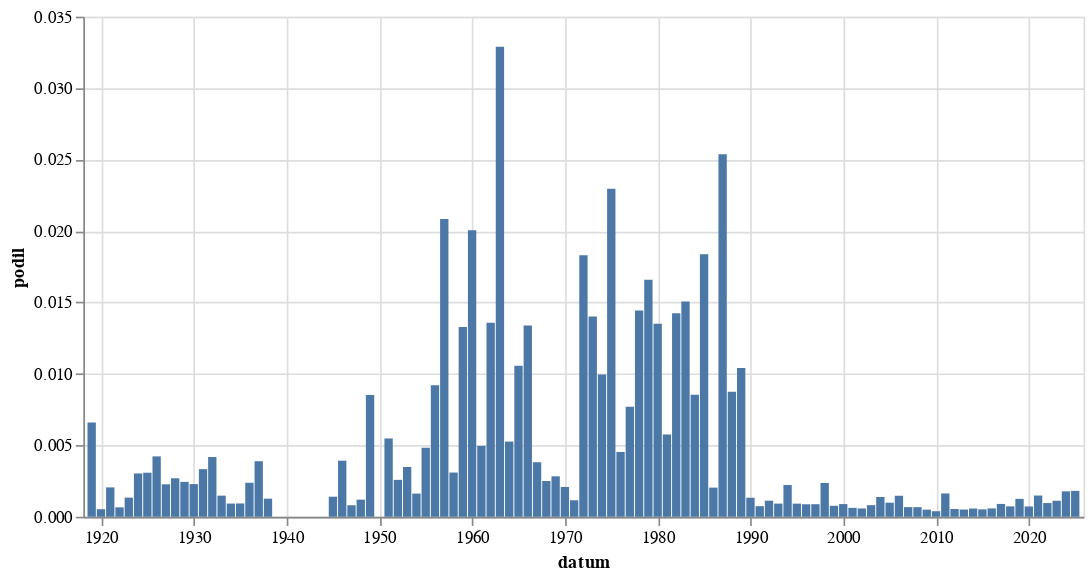

This figure's notebook cell:
### Code cell
alt.Chart(
    hledej(" [Rr]ozvod").to_pandas(),
    width = 600
).mark_bar(
).encode(
    alt.X('datum:T'),
    alt.Y('podil:Q')
)

### Figure 1 — Vega-Lite specification as saved in the notebook (floating-point values rounded to 4 significant figures)
{"config": {"view": {"continuousWidth": 300, "continuousHeight": 300}}, "data": {"name": "data-21daa9e412427886d2814011712668ef"}, "mark": {"type": "bar"}, "encoding": {"x": {"field": "datum", "type": "temporal"}, "y": {"field": "podil", "type": "quantitative"}}, "width": 600, "$schema": "https://vega.github.io/schema/vega-lite/v5.8.0.json", "datasets": {"data-21daa9e412427886d2814011712668ef": [{"datum": "1919-01-01T00:00:00", "text": 26, "text_right": 3946, "podil": 0.006589, "co": " [Rr]ozvod"}, {"datum": "1920-01-01T00:00:00", "text": 3, "text_right": 5656, "podil": 0.0005304, "co": " [Rr]ozvod"}, {"datum": "1921-01-01T00:00:00", "text": 16, "text_right": 7785, "podil": 0.002055, "co": " [Rr]ozvod"}, {"datum": "1922-01-01T00:00:00", "text": 5, "text_right": 7580, "podil": 0.0006596, "co": " [Rr]ozvod"}, {"datum": "1923-01-01T00:00:00", "text": 7, "text_right": 5228, "podil": 0.001339, "co": " [Rr]ozvod"}, {"datum": "1924-01-01T00:00:00", "text": 17, "text_right": 5606, "podil": 0.003032, "co": " [Rr]ozvod"}, {"datum": "1925-01-01T00:00:00", "text": 14, "text_right": 4541, "podil": 0.003083, "co": " [Rr]ozvod"}, {"datum": "1926-01-01T00:00:00", "text": 30, "text_right": 7099, "podil": 0.004226, "co": " [Rr]ozvod"}, {"datum": "1927-01-01T00:00:00", "text": 14, "text_right": 6160, "podil": 0.002273, "co": " [Rr]ozvod"}, {"datum": "1928-01-01T00:00:00", "text": 16, "text_right": 5941, "podil": 0.002693, "co": " [Rr]ozvod"}, {"datum": "1929-01-01T00:00:00", "text": 9, "text_right": 3684, "podil": 0.002443, "co": " [Rr]ozvod"}, {"datum": "1930-01-01T00:00:00", "text": 17, "text_right": 7437, "podil": 0.002286, "co": " [Rr]ozvod"}, {"datum": "1931-01-01T00:00:00", "text": 20, "text_right": 6002, "podil": 0.003332, "co": " [Rr]ozvod"}, {"datum": "1932-01-01T00:00:00", "text": 15, "text_right": 3586, "podil": 0.004183, "co": " [Rr]ozvod"}, {"datum": "1933-01-01T00:00:00", "text": 6, "text_right": 4059, "podil": 0.001478, "co": " [Rr]ozvod"}, {"datum": "1934-01-01T00:00:00", "text": 3, "text_right": 3242, "podil": 0.0009254, "co": " [Rr]ozvod"}, {"datum": "1935-01-01T00:00:00", "text": 3, "text_right": 3221, "podil": 0.0009314, "co": " [Rr]ozvod"}, {"datum": "1936-01-01T00:00:00", "text": 8, "text_right": 3361, "podil": 0.00238, "co": " [Rr]ozvod"}, {"datum": "1937-01-01T00:00:00", "text": 12, "text_right": 3087, "podil": 0.003887, "co": " [Rr]ozvod"}, {"datum": "1938-01-01T00:00:00", "text": 2, "text_right": 1578, "podil": 0.001267, "co": " [Rr]ozvod"}, {"datum": "1945-01-01T00:00:00", "text": 1, "text_right": 712, "podil": 0.001404, "co": " [Rr]ozvod"}, {"datum": "1946-01-01T00:00:00", "text": 11, "text_right": 2802, "podil": 0.003926, "co": " [Rr]ozvod"}, {"datum": "1947-01-01T00:00:00", "text": 2, "text_right": 2481, "podil": 0.0008061, "co": " [Rr]ozvod"}, {"datum": "1948-01-01T00:00:00", "text": 3, "text_right": 2504, "podil": 0.001198, "co": " [Rr]ozvod"}, {"datum": "1949-01-01T00:00:00", "text": 7, "text_right": 822, "podil": 0.008516, "co": " [Rr]ozvod"}, {"datum": "1951-01-01T00:00:00", "text": 2, "text_right": 365, "podil": 0.005479, "co": " [Rr]ozvod"}, {"datum": "1952-01-01T00:00:00", "text": 1, "text_right": 387, "podil": 0.002584, "co": " [Rr]ozvod"}, {"datum": "1953-01-01T00:00:00", "text": 1, "text_right": 287, "podil": 0.003484, "co": " [Rr]ozvod"}, {"datum": "1954-01-01T00:00:00", "text": 1, "text_right": 616, "podil": 0.001623, "co": " [Rr]ozvod"}, {"datum": "1955-01-01T00:00:00", "text": 1, "text_right": 207, "podil": 0.004831, "co": " [Rr]ozvod"}, {"datum": "1956-01-01T00:00:00", "text": 3, "text_right": 326, "podil": 0.009202, "co": " [Rr]ozvod"}, {"datum": "1957-01-01T00:00:00", "text": 7, "text_right": 336, "podil": 0.02083, "co": " [Rr]ozvod"}, {"datum": "1958-01-01T00:00:00", "text": 1, "text_right": 323, "podil": 0.003096, "co": " [Rr]ozvod"}, {"datum": "1959-01-01T00:00:00", "text": 4, "text_right": 301, "podil": 0.01329, "co": " [Rr]ozvod"}, {"datum": "1960-01-01T00:00:00", "text": 8, "text_right": 399, "podil": 0.02005, "co": " [Rr]ozvod"}, {"datum": "1961-01-01T00:00:00", "text": 2, "text_right": 403, "podil": 0.004963, "co": " [Rr]ozvod"}, {"datum": "1962-01-01T00:00:00", "text": 3, "text_right": 221, "podil": 0.01357, "co": " [Rr]ozvod"}, {"datum": "1963-01-01T00:00:00", "text": 10, "text_right": 304, "podil": 0.03289, "co": " [Rr]ozvod"}, {"datum": "1964-01-01T00:00:00", "text": 4, "text_right": 760, "podil": 0.005263, "co": " [Rr]ozvod"}, {"datum": "1965-01-01T00:00:00", "text": 5, "text_right": 473, "podil": 0.01057, "co": " [Rr]ozvod"}, {"datum": "1966-01-01T00:00:00", "text": 7, "text_right": 523, "podil": 0.01338, "co": " [Rr]ozvod"}, {"datum": "1967-01-01T00:00:00", "text": 2, "text_right": 524, "podil": 0.003817, "co": " [Rr]ozvod"}, {"datum": "1968-01-01T00:00:00", "text": 5, "text_right": 1999, "podil": 0.002501, "co": " [Rr]ozvod"}, {"datum": "1969-01-01T00:00:00", "text": 4, "text_right": 1413, "podil": 0.002831, "co": " [Rr]ozvod"}, {"datum": "1970-01-01T00:00:00", "text": 2, "text_right": 960, "podil": 0.002083, "co": " [Rr]ozvod"}, {"datum": "1971-01-01T00:00:00", "text": 1, "text_right": 865, "podil": 0.001156, "co": " [Rr]ozvod"}, {"datum": "1972-01-01T00:00:00", "text": 11, "text_right": 601, "podil": 0.0183, "co": " [Rr]ozvod"}, {"datum": "1973-01-01T00:00:00", "text": 12, "text_right": 856, "podil": 0.01402, "co": " [Rr]ozvod"}, {"datum": "1974-01-01T00:00:00", "text": 8, "text_right": 803, "podil": 0.009963, "co": " [Rr]ozvod"}, {"datum": "1975-01-01T00:00:00", "text": 21, "text_right": 915, "podil": 0.02295, "co": " [Rr]ozvod"}, {"datum": "1976-01-01T00:00:00", "text": 3, "text_right": 662, "podil": 0.004532, "co": " [Rr]ozvod"}, {"datum": "1977-01-01T00:00:00", "text": 6, "text_right": 779, "podil": 0.007702, "co": " [Rr]ozvod"}, {"datum": "1978-01-01T00:00:00", "text": 12, "text_right": 831, "podil": 0.01444, "co": " [Rr]ozvod"}, {"datum": "1979-01-01T00:00:00", "text": 11, "text_right": 663, "podil": 0.01659, "co": " [Rr]ozvod"}, {"datum": "1980-01-01T00:00:00", "text": 10, "text_right": 740, "podil": 0.01351, "co": " [Rr]ozvod"}, {"datum": "1981-01-01T00:00:00", "text": 3, "text_right": 521, "podil": 0.005758, "co": " [Rr]ozvod"}, {"datum": "1982-01-01T00:00:00", "text": 11, "text_right": 772, "podil": 0.01425, "co": " [Rr]ozvod"}, {"datum": "1983-01-01T00:00:00", "text": 13, "text_right": 863, "podil": 0.01506, "co": " [Rr]ozvod"}, {"datum": "1984-01-01T00:00:00", "text": 6, "text_right": 703, "podil": 0.008535, "co": " [Rr]ozvod"}, {"datum": "1985-01-01T00:00:00", "text": 12, "text_right": 653, "podil": 0.01838, "co": " [Rr]ozvod"}, {"datum": "1986-01-01T00:00:00", "text": 1, "text_right": 490, "podil": 0.002041, "co": " [Rr]ozvod"}, {"datum": "1987-01-01T00:00:00", "text": 17, "text_right": 670, "podil": 0.02537, "co": " [Rr]ozvod"}, {"datum": "1988-01-01T00:00:00", "text": 8, "text_right": 914, "podil": 0.008753, "co": " [Rr]ozvod"}, {"datum": "1989-01-01T00:00:00", "text": 19, "text_right": 1825, "podil": 0.01041, "co": " [Rr]ozvod"}, {"datum": "1990-01-01T00:00:00", "text": 21, "text_right": 15752, "podil": 0.001333, "co": " [Rr]ozvod"}, {"datum": "1991-01-01T00:00:00", "text": 23, "text_right": 31045, "podil": 0.0007409, "co": " [Rr]ozvod"}, {"datum": "1992-01-01T00:00:00", "text": 28, "text_right": 24879, "podil": 0.001125, "co": " [Rr]ozvod"}, {"datum": "1993-01-01T00:00:00", "text": 8, "text_right": 8681, "podil": 0.0009216, "co": " [Rr]ozvod"}, {"datum": "1994-01-01T00:00:00", "text": 16, "text_right": 7203, "podil": 0.002221, "co": " [Rr]ozvod"}, {"datum": "1995-01-01T00:00:00", "text": 8, "text_right": 8693, "podil": 0.0009203, "co": " [Rr]ozvod"}, {"datum": "1996-01-01T00:00:00", "text": 8, "text_right": 9139, "podil": 0.0008754, "co": " [Rr]ozvod"}, {"datum": "1997-01-01T00:00:00", "text": 14, "text_right": 15895, "podil": 0.0008808, "co": " [Rr]ozvod"}, {"datum": "1998-01-01T00:00:00", "text": 27, "text_right": 11413, "podil": 0.002366, "co": " [Rr]ozvod"}, {"datum": "1999-01-01T00:00:00", "text": 15, "text_right": 19544, "podil": 0.0007675, "co": " [Rr]ozvod"}, {"datum": "2000-01-01T00:00:00", "text": 20, "text_right": 22514, "podil": 0.0008883, "co": " [Rr]ozvod"}, {"datum": "2001-01-01T00:00:00", "text": 12, "text_right": 19300, "podil": 0.0006218, "co": " [Rr]ozvod"}, {"datum": "2002-01-01T00:00:00", "text": 9, "text_right": 15504, "podil": 0.0005805, "co": " [Rr]ozvod"}, {"datum": "2003-01-01T00:00:00", "text": 17, "text_right": 20928, "podil": 0.0008123, "co": " [Rr]ozvod"}, {"datum": "2004-01-01T00:00:00", "text": 27, "text_right": 19522, "podil": 0.001383, "co": " [Rr]ozvod"}, {"datum": "2005-01-01T00:00:00", "text": 25, "text_right": 25379, "podil": 0.0009851, "co": " [Rr]ozvod"}, {"datum": "2006-01-01T00:00:00", "text": 27, "text_right": 18354, "podil": 0.001471, "co": " [Rr]ozvod"}, {"datum": "2007-01-01T00:00:00", "text": 11, "text_right": 16287, "podil": 0.0006754, "co": " [Rr]ozvod"}, {"datum": "2008-01-01T00:00:00", "text": 12, "text_right": 17835, "podil": 0.0006728, "co": " [Rr]ozvod"}, {"datum": "2009-01-01T00:00:00", "text": 10, "text_right": 20031, "podil": 0.0004992, "co": " [Rr]ozvod"}, {"datum": "2010-01-01T00:00:00", "text": 5, "text_right": 12869, "podil": 0.0003885, "co": " [Rr]ozvod"}, {"datum": "2011-01-01T00:00:00", "text": 29, "text_right": 17781, "podil": 0.001631, "co": " [Rr]ozvod"}, {"datum": "2012-01-01T00:00:00", "text": 8, "text_right": 14732, "podil": 0.000543, "co": " [Rr]ozvod"}, {"datum": "2013-01-01T00:00:00", "text": 5, "text_right": 9881, "podil": 0.000506, "co": " [Rr]ozvod"}, {"datum": "2014-01-01T00:00:00", "text": 12, "text_right": 20781, "podil": 0.0005775, "co": " [Rr]ozvod"}, {"datum": "2015-01-01T00:00:00", "text": 11, "text_right": 21226, "podil": 0.0005182, "co": " [Rr]ozvod"}, {"datum": "2016-01-01T00:00:00", "text": 13, "text_right": 22255, "podil": 0.0005841, "co": " [Rr]ozvod"}, {"datum": "2017-01-01T00:00:00", "text": 16, "text_right": 17808, "podil": 0.0008985, "co": " [Rr]ozvod"}, {"datum": "2018-01-01T00:00:00", "text": 15, "text_right": 20582, "podil": 0.0007288, "co": " [Rr]ozvod"}, {"datum": "2019-01-01T00:00:00", "text": 31, "text_right": 24751, "podil": 0.001252, "co": " [Rr]ozvod"}, {"datum": "2020-01-01T00:00:00", "text": 17, "text_right": 23572, "podil": 0.0007212, "co": " [Rr]ozvod"}, {"datum": "2021-01-01T00:00:00", "text": 30, "text_right": 20176, "podil": 0.001487, "co": " [Rr]ozvod"}, {"datum": "2022-01-01T00:00:00", "text": 20, "text_right": 20822, "podil": 0.0009605, "co": " [Rr]ozvod"}, {"datum": "2023-01-01T00:00:00", "text": 28, "text_right": 24959, "podil": 0.001122, "co": " [Rr]ozvod"}, {"datum": "2024-01-01T00:00:00", "text": 43, "text_right": 24168, "podil": 0.001779, "co": " [Rr]ozvod"}, {"datum": "2025-01-01T00:00:00", "text": 19, "text_right": 10482, "podil": 0.001813, "co": " [Rr]ozvod"}]}}
